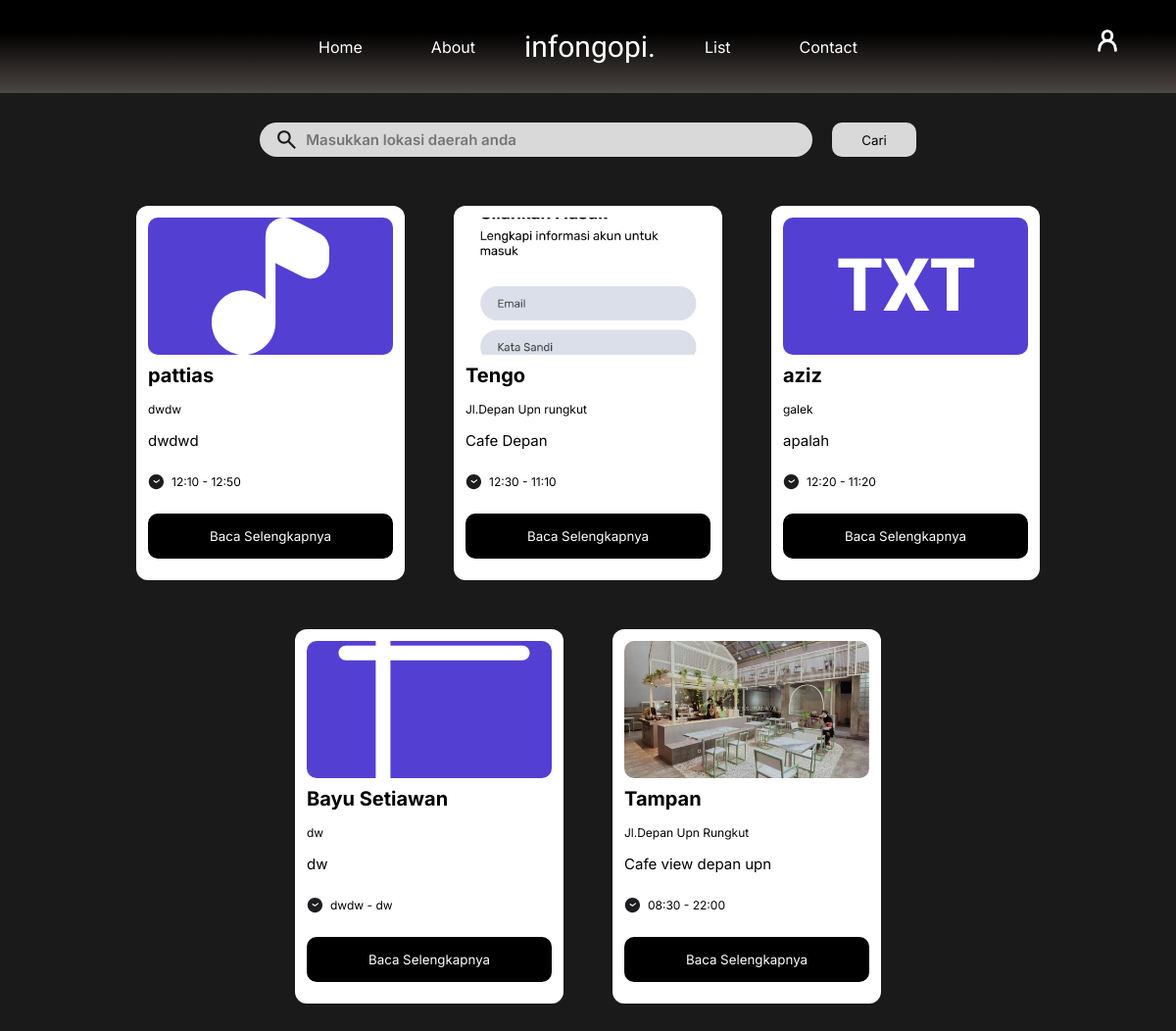
The page /pages/cafe.php (signed in) on the database its author committed.
### tables this page shows
CREATE TABLE `cafe` (
  `id` varchar(255) NOT NULL,
  `nama` varchar(255) NOT NULL,
  `foto` varchar(255) DEFAULT NULL,
  `lokasi` varchar(255) NOT NULL,
  `deskripsi` mediumtext,
  `pro` text,
  `cons` text,
  `jam_buka` varchar(255) NOT NULL,
  `jam_tutup` varchar(255) NOT NULL,
  `instagram` varchar(255) DEFAULT NULL
);

### pages/cafe.php (the view, shortened to what this page needs)
<?php
include "../db/koneksi.php";
$cafe = "SELECT * FROM cafe";
$result = $conn->query($cafe);
?>
<!DOCTYPE html>
<html lang="en">
<head>
    <link rel="stylesheet" href="./style/cafe.css">
</head>
<body>
    <div class="navbar">
        <ul class="menu">
            <li><a href="../index.php">Home</a></li>
            <li><a href="./about.php">About</a></li>
            <li class="logo"><a href="../index.php">infongopi.</a></li>
            <li><a href="">List</a></li>
            <li><a href="#">Contact</a></li>
        </ul>
        <a href="./account.php"><img class="profile" src="../public/assets/profile-icon.svg" alt="profile"></a>
    </div>
    <form action="" method="GET" class="search-container">
        <div class="search">
            <img src="../public/assets/search-icon.svg" alt="seach-icon">
            <input type="text" name="cari" placeholder="Masukkan lokasi daerah anda" value="<?php echo htmlspecialchars($_GET['cari'] ?? '', ENT_QUOTES); ?>">
        </div>
        <button type="submit" class="cari">Cari</button>
    </form>
    <div class="cafe-container">
    <?php
    if(isset($_GET['cari'])){
        $cafe2 = "SELECT * FROM cafe WHERE lokasi LIKE '%" . $conn->real_escape_string($_GET['cari']) . "%'";
        $res = $conn->query($cafe2);
        if ($res->num_rows > 0) {
            while ($row = mysqli_fetch_assoc($res)) {
                echo '
        <div class="cafe">
            <div class="cafe-img">
                <img src="../public/cafe/' . htmlspecialchars($row['foto'] ?? "placeholder.jpg") . '" alt="cafe">
            </div>
            <div class="cafe-desc">
                <h2>' . htmlspecialchars($row['nama']) . '</h2>
                <p>' . htmlspecialchars($row['lokasi']) . '</p>
                <p>' . htmlspecialchars($row['deskripsi']) . '</p>
                <div class="time-container">
                    <img src="../public/assets/time.svg" alt="clock">
                    <p>' . htmlspecialchars($row['jam_buka']) . ' - ' . htmlspecialchars($row['jam_tutup']) . '</p>
                </div>
                <form action="" method="POST">
                    <input type="hidden" name="submit" value="'. htmlspecialchars($row['id']) .'">
                    <input class="baca" type="submit" value="Baca Selengkapnya">
                </form>
            </div>
        </div>';
            }
        } else {
            echo '<p class="tidak">Tidak ada cafe ditemukan.</p>';
        }
    } else {
        if ($result->num_rows > 0) {
            while ($row = mysqli_fetch_assoc($result)) {
                echo '
        <div class="cafe">
            <div class="cafe-img">
                <img src="../public/cafe/' . htmlspecialchars($row['foto'] ?? "placeholder.jpg") . '" alt="cafe">
            </div>
            <div class="cafe-desc">
                <h2>' . htmlspecialchars($row['nama']) . '</h2>
                <p>' . htmlspecialchars($row['lokasi']) . '</p>
                <p>' . htmlspecialchars($row['deskripsi']) . '</p>
                <div class="time-container">
                    <img src="../public/assets/time.svg" alt="clock">
                    <p>' . htmlspecialchars($row['jam_buka']) . ' - ' . htmlspecialchars($row['jam_tutup']) . '</p>
                </div>
                <form action="" method="POST">
                    <input type="hidden" name="submit" value="'. htmlspecialchars($row['id']) .'">
                    <input class="baca" type="submit" value="Baca Selengkapnya">
                </form>
            </div>
        </div>';
            }
        } else {
            echo '<p class="tidak">Tidak ada cafe ditemukan.</p>';
        }
    }
    ?>
    </div>
</body>
</html>

### pages/style/cafe.css (style rules this page uses)
body { margin: 0px; background-color: #1A1A1A; overflow-y: auto; }
.navbar { display: flex; justify-content: center; padding: 30px 20px; position: relative; background: rgb(77,71,68); background: linear-gradient(0deg, rgba(77,71,68,1) 0%, rgba(0,0,0,1) 65%, rgba(0,0,0,1) 100%); }
.navbar .menu { display: flex; align-items: center; list-style-type: none; margin: 0; padding: 0; gap: 10px; }
.navbar .menu li { margin: 0 10px; }
.navbar .menu li a { color: white; text-decoration: none; padding: 10px 20px; font-family: "Inter"; }
.navbar .menu .logo a { font-size: 30px; text-align: center; padding: 0; font-family: "Italiana"; }
.profile { position: absolute; width: 20px; right: 60px; }
.search-container { width: 100%; display: flex; flex-direction: row; justify-content: center; margin: 30px 0px; }
.search { display: flex; align-items: center; background-color: #D9D9D9; padding: 5px 15px; border-radius: 50px; }
.search img { width: 25px; }
.search input { width: 500px; margin-left: 5px; font-weight: 600; font-size: 15px; background-color: transparent; outline: none; border: none; font-family: "Inter"; }
.cafe { width: 250px; padding: 12px; background-color: white; border-radius: 12px; }
.cafe-img img { border-radius: 10px; width: 100%; height:140px; object-fit: cover; }
.cafe h2 { font-size: 20px; font-family: "Inter"; }
.cafe p { margin: 10px 0px; font-size: 12px; font-family: "Inter"; }
.cafe p:nth-child(2) { margin: 15px 0px; }
.cafe p:nth-child(3) { font-size: 15px; }
.time-container { display: flex; gap: 7px; font-family: "Inter"; align-items: center; }
h2 { margin: 5px 0px; }
.baca { font-family: "Inter"; margin: 10px 0px; background-color: black; color: white; border-radius: 10px; padding: 15px 0px; width: 100%; border: 0px solid transparent; cursor: pointer; }
.cafe-container { margin: 50px 0px; display: flex; align-items: center; justify-content: center; flex-wrap: wrap; gap: 50px; }
.cari { margin-left: 20px; padding: 0px 30px; border-radius: 10px; border: 0px solid transparent; background-color: #D9D9D9; font-family: "Inter"; }

### rows shown on the page
cafe: foto (picture), nama "pattias", lokasi "dwdw", deskripsi "dwdwd", jam_buka "12:10", jam_tutup "12:50"
cafe: foto (picture), nama "Tengo", lokasi "Jl.Depan Upn rungkut", deskripsi "Cafe Depan", jam_buka "12:30", jam_tutup "11:10"
cafe: foto (picture), nama "aziz", lokasi "galek", deskripsi "apalah", jam_buka "12:20", jam_tutup "11:20"
cafe: foto (picture), nama "Bayu Setiawan", lokasi "dw", deskripsi "dw", jam_buka "dwdw", jam_tutup "dw"
cafe: shows a picture, nama "Tampan", lokasi "Jl.Depan Upn Rungkut", deskripsi "Cafe view depan upn", jam_buka "08:30", jam_tutup "22:00"
